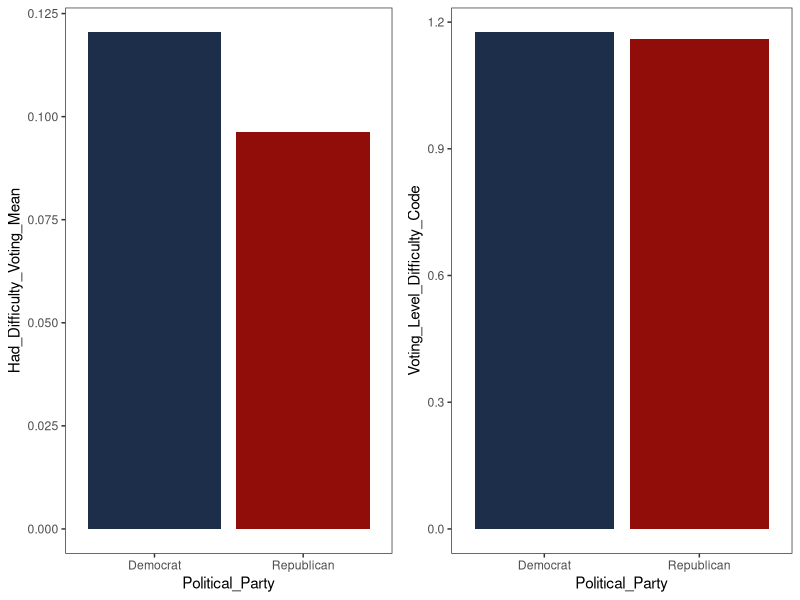

Here is the R script that generated this plot:
## ---- chunk 1
knitr::opts_chunk$set(echo = TRUE)
## ---- chunk 2
library(plyr)
library(dplyr)
library(ggplot2) 
library(knitr)
library(tidyverse) 
library(haven)
library(gridExtra)
theme_set(theme_bw())
options(tinytex.verbose = TRUE)
## ---- chunk 3
ANES <- read_csv("anes.csv")
head(ANES)
## ---- chunk 4
tbl <- table(ANES$Political_Party)
tbl_p <- prop.table(tbl)


df <- data.frame(tbl, tbl_p)
df <- subset(df, select=-c(Var1.1))
df <- df %>% 
  rename(
    Party = Var1,
    Frequency = Freq,
    Proportion = Freq.1,
    )


summary_table <- kable(
    df,
    digits = 2,
    caption = 'Distribution of Political Party',
    booktabs = TRUE,
)

summary_table
## ---- chunk 5
ANES_mean <- ANES %>%
  mutate(
    Voting_Level_Difficulty_Code = case_when(
      Voting_Level_Difficulty_Code > 1 ~ 1, 
       Voting_Level_Difficulty_Code == 1 ~ 0,
      )
    )

table_mean <- ANES_mean %>%
  group_by(Political_Party) %>%
  summarise_at(vars(Voting_Level_Difficulty_Code), list(Had_Difficulty_Voting_Mean = mean))

plt1 <- ggplot(data=table_mean, aes(x=Political_Party, y=Had_Difficulty_Voting_Mean, fill=Political_Party))+   geom_bar(stat="identity")+
  scale_fill_manual(values=c("#1c2e4a", "#900d09"))+
  theme(legend.position = "none"
        , panel.grid.major = element_blank()
        , panel.grid.minor = element_blank()
        )

## ---- chunk 6
ANES_levels <- ANES %>%
  group_by(Political_Party) %>%
  summarise_at(vars(Voting_Level_Difficulty_Code), list(Voting_Level_Difficulty_Code = mean))

plt2 <- ggplot(data=ANES_levels, aes(x=Political_Party, y=Voting_Level_Difficulty_Code, fill=Political_Party))+   geom_bar(stat="identity")+
  scale_fill_manual(values=c("#1c2e4a", "#900d09"))+
  theme(legend.position = "none"
        , panel.grid.major = element_blank()
        , panel.grid.minor = element_blank()
        )
## ---- chunk 7
grid.arrange(plt1, plt2, ncol=2)

## ---- chunk 8

t.test(ANES_mean$Voting_Level_Difficulty_Code ~ ANES_mean$Political_Party)

## ---- chunk 9
test <- wilcox.test(ANES$Voting_Level_Difficulty_Code ~ ANES$Political_Party)
## ---- chunk 10
test
